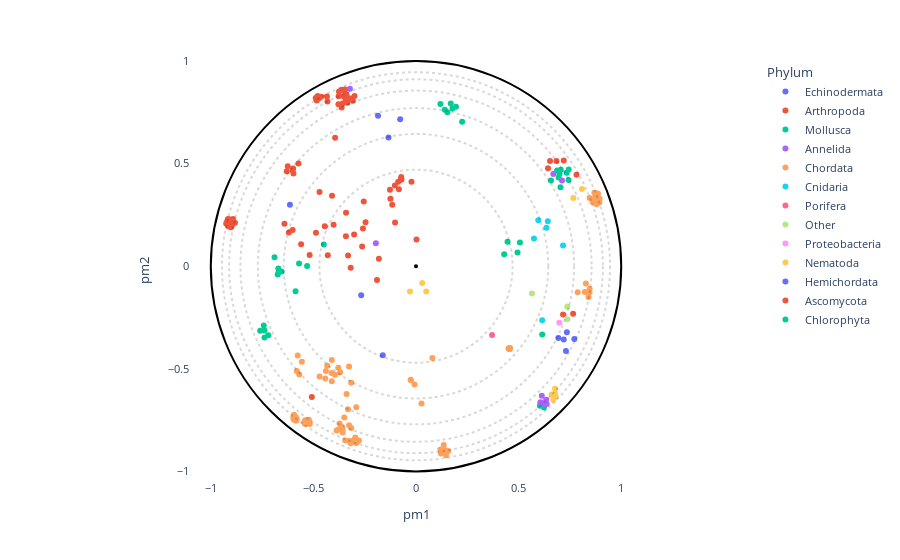

The notebook cell saved with this chart:
### Markdown cell above
### Create interactive plot

### Code cell
# OPTIONS =================================================
#Here you can set different parameters to color & annotate the resulting projection:
title = ""
#----------------------------------------------------------
# Select the coloring from annotation .csv file:
labels_name = "Phylum"
# Select classes to label among the "labels_name" or "second_labels_name" column (comma separated list):
second_labels_name = ""
labels_text = []
show_text = True
#----------------------------------------------------------
# Use a custom color palette:
color_palette = None #Default: None
use_custom_palette = False
# Select projection center:
id_for_rotation = None #Default: None
use_selected_center = False
#==========================================================


#Check projection visualization parameters
#Labels name
if labels_name == "":
    labels_name = None
elif labels_name not in annotation_names:
    raise NameError(f"labels_name {labels_name} is not in the availables annotations.\nAvailables annotations: {annotation_names}")
#Second labels name
if second_labels_name == "":
    second_labels_name = None
elif second_labels_name not in annotation_names:
    raise NameError(f'"second_labels_name" {second_labels_name} is not in the availables annotations.\nAvailables annotations: {annotation_names}')
#Color palet selection
if not use_custom_palette:
    color_palette = None
#Center of projection selection

tmp_id_for_rotation = -1
if use_selected_center and id_for_rotation is not None:
    if id_for_rotation != tmp_id_for_rotation:
        tmp_id_for_rotation = id_for_rotation

        poincare_coord = df_embedding[["pm1","pm2"]].sort_values(by=["proteins_id"])
        poincare_coord = poincare_coord.values[:,:2]
        model = PoincareMaps(poincare_coord)
        model.get_distances()

        model.iroot = id_for_rotation - 1  #Zero indexing
        model.rotate()

        df_embedding["pm1"] = model.coordinates_rotated[:,0]
        df_embedding["pm2"] = model.coordinates_rotated[:,1]
else:
    df_embedding["pm1"] = df_embedding["pm1_com"]
    df_embedding["pm2"] = df_embedding["pm2_com"]

#Plot graph
fig = plot_embedding_interactive(df_embedding, 
                                 labels_name = labels_name,
                                 second_labels_name = second_labels_name, 
                                 show_text = show_text,
                                 labels_text = labels_text,
                                 color_palette = color_palette, 
                                 title = title, 
                                 fontsize = 11)
fig.show()

### Figure 1 — Plotly figure (JSON) as saved in the notebook; plotly's stock layout.template omitted (floating-point values rounded to 4 significant figures; data arrays with more than 128 entries replaced by an {"elided": "..."} marker saying what was removed)
{"data": [{"customdata": {"elided": "10x19 mixed values"}, "hovertemplate": "<b>%{hovertext}</b><br><br>Phylum=%{customdata[13]}<br>pm1=%{x}<br>pm2=%{y}<br>proteins_id=%{customdata[0]}<br>tree1=%{customdata[1]}<br>tree2=%{customdata[2]}<br>tree3=%{customdata[3]}<br>tree4=%{customdata[4]}<br>full_name=%{customdata[5]}<br>short_name=%{customdata[6]}<br>full_species=%{customdata[7]}<br>short_species=%{customdata[8]}<br>evo_distance=%{customdata[9]}<br>Color_species=%{customdata[10]}<br>Domain=%{customdata[11]}<br>Kingdom=%{customdata[12]}<br>Subphylum=%{customdata[14]}<br>Class=%{customdata[15]}<br>Genus=%{customdata[16]}<br>pm1_com=%{customdata[17]}<br>pm2_com=%{customdata[18]}<extra></extra>", "hovertext": ["Echinodermata", "Echinodermata", "Echinodermata", "Echinodermata", "Echinodermata", "Echinodermata", "Echinodermata", "Echinodermata", "Echinodermata", "Echinodermata"], "legendgroup": "Echinodermata", "marker": {"color": "#636efa", "symbol": "circle"}, "mode": "markers", "name": "Echinodermata", "orientation": "v", "showlegend": true, "textposition": "top right", "type": "scatter", "x": [-0.2672, -0.162, -0.134, -0.07719, -0.185, 0.6939, 0.7352, 0.7714, 0.7201, 0.7307], "xaxis": "x", "y": [-0.141, -0.4333, 0.6274, 0.7162, 0.7332, -0.3493, -0.3222, -0.3551, -0.3573, -0.4126], "yaxis": "y"}, {"customdata": {"elided": "84x19 mixed values"}, "hovertemplate": "<b>%{hovertext}</b><br><br>Phylum=%{customdata[13]}<br>pm1=%{x}<br>pm2=%{y}<br>proteins_id=%{customdata[0]}<br>tree1=%{customdata[1]}<br>tree2=%{customdata[2]}<br>tree3=%{customdata[3]}<br>tree4=%{customdata[4]}<br>full_name=%{customdata[5]}<br>short_name=%{customdata[6]}<br>full_species=%{customdata[7]}<br>short_species=%{customdata[8]}<br>evo_distance=%{customdata[9]}<br>Color_species=%{customdata[10]}<br>Domain=%{customdata[11]}<br>Kingdom=%{customdata[12]}<br>Subphylum=%{customdata[14]}<br>Class=%{customdata[15]}<br>Genus=%{customdata[16]}<br>pm1_com=%{customdata[17]}<br>pm2_com=%{customdata[18]}<extra></extra>", "hovertext": ["Arthropoda", "Arthropoda", "Arthropoda", "Arthropoda", "Arthropoda", "Arthropoda", "Arthropoda", "Arthropoda", "Arthropoda", "Arthropoda", "Arthropoda", "Arthropoda", "Arthropoda", "Arthropoda", "Arthropoda", "Arthropoda", "Arthropoda", "Arthropoda", "Arthropoda", "Arthropoda", "Arthropoda", "Arthropoda", "Arthropoda", "Arthropoda", "Arthropoda", "Arthropoda", "Arthropoda", "Arthropoda", "Arthropoda", "Arthropoda", "Arthropoda", "Arthropoda", "Arthropoda", "Arthropoda", "Arthropoda", "Arthropoda", "Arthropoda", "Arthropoda", "Arthropoda", "Arthropoda", "Arthropoda", "Arthropoda", "Arthropoda", "Arthropoda", "Arthropoda", "Arthropoda", "Arthropoda", "Arthropoda", "Arthropoda", "Arthropoda", "Arthropoda", "Arthropoda", "Arthropoda", "Arthropoda", "Arthropoda", "Arthropoda", "Arthropoda", "Arthropoda", "Arthropoda", "Arthropoda", "Arthropoda", "Arthropoda", "Arthropoda", "Arthropoda", "Arthropoda", "Arthropoda", "Arthropoda", "Arthropoda", "Arthropoda", "Arthropoda", "Arthropoda", "Arthropoda", "Arthropoda", "Arthropoda", "Arthropoda", "Arthropoda", "Arthropoda", "Arthropoda", "Arthropoda", "Arthropoda", "Arthropoda", "Arthropoda", "Arthropoda", "Arthropoda"], "legendgroup": "Arthropoda", "marker": {"color": "#EF553B", "symbol": "circle"}, "mode": "markers", "name": "Arthropoda", "orientation": "v", "showlegend": true, "textposition": "top right", "type": "scatter", "x": [-0.2625, -0.4298, -0.6196, -0.5598, -0.641, -0.4016, -0.331, -0.2458, -0.3416, -0.4876, -0.1901, -0.1029, -0.07279, -0.08658, -0.1269, -0.07179, -0.07124, -0.08313, -0.07287, -0.1022, -0.1809, -0.1247, -0.3184, -0.2546, -0.4447, -0.6011, 0.6531, -0.8918, -0.9083, -0.903, -0.8822, -0.9068, -0.9023, -0.8967, -0.9149, -0.925, -0.9206, -0.9163, 0.6845, -0.4703, -0.4728, -0.4804, -0.4795, 0.6433, -0.3424, -0.334, -0.353, -0.3772, -0.3409, -0.3623, -0.3781, -0.3583, -0.4622, -0.07205, -0.2584, -0.4836, -0.3389, -0.3751, -0.3519, -0.3458, -0.36, -0.3288, -0.4339, -0.4315, -0.5076, -0.02199, -0.3077, -0.318, -0.6299, -0.6249, -0.5972, -0.6016, -0.599, -0.409, -0.3015, -0.5725, 0.002451, 0.7199, -0.1158, -0.5183, -0.4887, 0.7822, -0.2998, -0.3941], "xaxis": "x", "y": [0.0962, 0.05371, 0.1638, 0.1067, 0.207, 0.2023, 0.0522, 0.2147, 0.1455, 0.1635, -0.06759, 0.3936, 0.4245, 0.411, 0.3725, 0.4229, 0.4228, 0.375, 0.4234, 0.2126, 0.03595, 0.3283, -0.0074, 0.3155, 0.1946, 0.1771, 0.5124, 0.23, 0.21, 0.2167, 0.2113, 0.2272, 0.1897, 0.2002, 0.1948, 0.2078, 0.2181, 0.2303, 0.513, 0.3613, 0.8186, 0.8215, 0.8289, 0.4769, 0.8101, 0.7964, 0.828, 0.8283, 0.2603, 0.7737, 0.7888, 0.793, 0.8257, 0.4353, 0.1834, 0.8076, 0.837, 0.8517, 0.856, 0.8616, 0.8595, 0.8182, 0.8265, 0.8025, -0.637, 0.4112, 0.8062, 0.8179, 0.4623, 0.4876, 0.4512, 0.4663, 0.476, 0.3437, 0.1551, 0.5001, 0.1302, 0.5147, 0.2993, 0.05439, 0.82, 0.4458, 0.8294, 0.6266], "yaxis": "y"}, {"customdata": {"elided": "36x19 mixed values"}, "hovertemplate": "<b>%{hovertext}</b><br><br>Phylum=%{customdata[13]}<br>pm1=%{x}<br>pm2=%{y}<br>proteins_id=%{customdata[0]}<br>tree1=%{customdata[1]}<br>tree2=%{customdata[2]}<br>tree3=%{customdata[3]}<br>tree4=%{customdata[4]}<br>full_name=%{customdata[5]}<br>short_name=%{customdata[6]}<br>full_species=%{customdata[7]}<br>short_species=%{customdata[8]}<br>evo_distance=%{customdata[9]}<br>Color_species=%{customdata[10]}<br>Domain=%{customdata[11]}<br>Kingdom=%{customdata[12]}<br>Subphylum=%{customdata[14]}<br>Class=%{customdata[15]}<br>Genus=%{customdata[16]}<br>pm1_com=%{customdata[17]}<br>pm2_com=%{customdata[18]}<extra></extra>", "hovertext": ["Mollusca", "Mollusca", "Mollusca", "Mollusca", "Mollusca", "Mollusca", "Mollusca", "Mollusca", "Mollusca", "Mollusca", "Mollusca", "Mollusca", "Mollusca", "Mollusca", "Mollusca", "Mollusca", "Mollusca", "Mollusca", "Mollusca", "Mollusca", "Mollusca", "Mollusca", "Mollusca", "Mollusca", "Mollusca", "Mollusca", "Mollusca", "Mollusca", "Mollusca", "Mollusca", "Mollusca", "Mollusca", "Mollusca", "Mollusca", "Mollusca", "Mollusca"], "legendgroup": "Mollusca", "marker": {"color": "#00cc96", "symbol": "circle"}, "mode": "markers", "name": "Mollusca", "orientation": "v", "showlegend": true, "textposition": "top right", "type": "scatter", "x": [-0.57, -0.5307, 0.7342, 0.7054, 0.658, 0.7433, 0.695, 0.1693, 0.2247, 0.1189, 0.1949, 0.1778, -0.4493, 0.6994, 0.7039, -0.674, -0.6709, -0.6554, -0.6693, 0.4461, 0.4296, 0.5064, -0.5869, -0.6895, 0.6037, 0.6875, 0.6237, 0.7441, 0.4947, 0.1405, 0.1528, -0.7383, -0.7418, -0.7193, -0.7594, -0.7383], "xaxis": "x", "y": [0.01326, 0.000902, 0.455, 0.4698, 0.4174, 0.4196, 0.4326, 0.7926, 0.704, 0.7904, 0.7766, 0.769, 0.1062, 0.4494, 0.3849, -0.04028, -0.01154, -0.02581, -0.02784, 0.1193, 0.05888, 0.116, -0.1225, 0.04402, -0.6794, 0.4658, -0.688, 0.4719, 0.06624, 0.7629, 0.7502, -0.3138, -0.2892, -0.3364, -0.3139, -0.3472], "yaxis": "y"}, {"customdata": {"elided": "9x19 mixed values"}, "hovertemplate": "<b>%{hovertext}</b><br><br>Phylum=%{customdata[13]}<br>pm1=%{x}<br>pm2=%{y}<br>proteins_id=%{customdata[0]}<br>tree1=%{customdata[1]}<br>tree2=%{customdata[2]}<br>tree3=%{customdata[3]}<br>tree4=%{customdata[4]}<br>full_name=%{customdata[5]}<br>short_name=%{customdata[6]}<br>full_species=%{customdata[7]}<br>short_species=%{customdata[8]}<br>evo_distance=%{customdata[9]}<br>Color_species=%{customdata[10]}<br>Domain=%{customdata[11]}<br>Kingdom=%{customdata[12]}<br>Subphylum=%{customdata[14]}<br>Class=%{customdata[15]}<br>Genus=%{customdata[16]}<br>pm1_com=%{customdata[17]}<br>pm2_com=%{customdata[18]}<extra></extra>", "hovertext": ["Annelida", "Annelida", "Annelida", "Annelida", "Annelida", "Annelida", "Annelida", "Annelida", "Annelida"], "legendgroup": "Annelida", "marker": {"color": "#ab63fa", "symbol": "circle"}, "mode": "markers", "name": "Annelida", "orientation": "v", "showlegend": true, "textposition": "top right", "type": "scatter", "x": [0.6341, 0.637, 0.613, 0.6064, -0.1957, 0.7116, -0.3221, 0.6692, 0.619], "xaxis": "x", "y": [-0.6501, -0.6714, -0.6309, -0.6623, 0.1122, 0.4183, 0.8647, 0.4489, -0.6708], "yaxis": "y"}, {"customdata": {"elided": "88x19 mixed values"}, "hovertemplate": "<b>%{hovertext}</b><br><br>Phylum=%{customdata[13]}<br>pm1=%{x}<br>pm2=%{y}<br>proteins_id=%{customdata[0]}<br>tree1=%{customdata[1]}<br>tree2=%{customdata[2]}<br>tree3=%{customdata[3]}<br>tree4=%{customdata[4]}<br>full_name=%{customdata[5]}<br>short_name=%{customdata[6]}<br>full_species=%{customdata[7]}<br>short_species=%{customdata[8]}<br>evo_distance=%{customdata[9]}<br>Color_species=%{customdata[10]}<br>Domain=%{customdata[11]}<br>Kingdom=%{customdata[12]}<br>Subphylum=%{customdata[14]}<br>Class=%{customdata[15]}<br>Genus=%{customdata[16]}<br>pm1_com=%{customdata[17]}<br>pm2_com=%{customdata[18]}<extra></extra>", "hovertext": ["Chordata", "Chordata", "Chordata", "Chordata", "Chordata", "Chordata", "Chordata", "Chordata", "Chordata", "Chordata", "Chordata", "Chordata", "Chordata", "Chordata", "Chordata", "Chordata", "Chordata", "Chordata", "Chordata", "Chordata", "Chordata", "Chordata", "Chordata", "Chordata", "Chordata", "Chordata", "Chordata", "Chordata", "Chordata", "Chordata", "Chordata", "Chordata", "Chordata", "Chordata", "Chordata", "Chordata", "Chordata", "Chordata", "Chordata", "Chordata", "Chordata", "Chordata", "Chordata", "Chordata", "Chordata", "Chordata", "Chordata", "Chordata", "Chordata", "Chordata", "Chordata", "Chordata", "Chordata", "Chordata", "Chordata", "Chordata", "Chordata", "Chordata", "Chordata", "Chordata", "Chordata", "Chordata", "Chordata", "Chordata", "Chordata", "Chordata", "Chordata", "Chordata", "Chordata", "Chordata", "Chordata", "Chordata", "Chordata", "Chordata", "Chordata", "Chordata", "Chordata", "Chordata", "Chordata", "Chordata", "Chordata", "Chordata", "Chordata", "Chordata", "Chordata", "Chordata", "Chordata", "Chordata"], "legendgroup": "Chordata", "marker": {"color": "#FFA15A", "symbol": "circle"}, "mode": "markers", "name": "Chordata", "orientation": "v", "showlegend": true, "textposition": "top right", "type": "scatter", "x": [0.7878, 0.02683, 0.07978, -0.2957, -0.3574, -0.3726, -0.3788, -0.2783, -0.3181, -0.3952, -0.3054, -0.3699, -0.3263, -0.3618, -0.3867, -0.4328, -0.4102, -0.3573, -0.4699, -0.3079, -0.3157, -0.3267, -0.3492, -0.4115, -0.3263, -0.4387, -0.4422, -0.3158, -0.2908, -0.3445, -0.3312, -0.3385, -0.5814, 0.8735, 0.8869, 0.8934, 0.8815, 0.8825, 0.8793, 0.8693, 0.8819, 0.8736, 0.8949, 0.8901, 0.8459, 0.8746, -0.00702, 0.8803, 0.8609, 0.1347, 0.1217, 0.1427, 0.1571, 0.1184, 0.1353, -0.569, -0.5808, -0.5561, -0.5766, -0.5402, -0.5223, -0.5176, -0.5836, -0.5982, -0.5942, -0.5853, -0.5954, -0.3758, -0.02611, -0.02466, -0.5447, 0.456, 0.4548, 0.8229, 0.4505, 0.8278, 0.8462, 0.4564, 0.8455, 0.4565, 0.4545, 0.4559, 0.4582, -0.5403, -0.4103, -0.2906, 0.8405, 0.1463], "xaxis": "x", "y": [-0.1274, -0.6693, -0.4476, -0.8345, -0.8103, -0.7662, -0.4952, -0.8496, -0.8623, -0.5294, -0.8478, -0.5166, -0.4891, -0.7825, -0.8004, -0.4847, -0.5609, -0.7968, -0.5375, -0.8582, -0.7881, -0.851, -0.7376, -0.5202, -0.7754, -0.5107, -0.5467, -0.5675, -0.6872, -0.8488, -0.6973, -0.6224, -0.7428, 0.3399, 0.3528, 0.3106, 0.347, 0.3175, 0.3551, 0.3586, 0.3279, 0.3281, 0.3286, 0.3175, 0.3329, 0.3148, -0.5766, 0.3023, 0.3133, -0.9075, -0.9129, -0.8967, -0.9009, -0.8932, -0.8715, -0.5274, -0.5108, -0.466, -0.4348, -0.7504, -0.7486, -0.7687, -0.7526, -0.739, -0.7241, -0.735, -0.748, -0.7942, -0.5536, -0.5552, -0.7605, -0.403, -0.4025, -0.1256, -0.4012, -0.08457, -0.1104, -0.3987, -0.1265, -0.4028, -0.4028, -0.4027, -0.3988, -0.7693, -0.4565, -0.8618, -0.1498, -0.9212], "yaxis": "y"}, {"customdata": [[18, -1, -1, 8, 4, "Predicted protein", "Predicted", "Nematostella vectensis", "Nematostella", 2.434, "Cnidaria", "Eukaryota", "Metazoa", "Cnidaria", "Other", "Other", "Other", 0.7166, 0.1004], [82, -1, 15, 7, 4, "Predicted protein", "Predicted", "Nematostella vectensis", "Nematostella", 3.063, "Cnidaria", "Eukaryota", "Metazoa", "Cnidaria", "Other", "Other", "Other", 0.6422, 0.219], [83, 20, 15, 7, 4, "Predicted protein", "Predicted", "Nematostella vectensis", "Nematostella", 2.696, "Cnidaria", "Eukaryota", "Metazoa", "Cnidaria", "Other", "Other", "Other", 0.6353, 0.1872], [84, -1, 15, 7, 4, "Predicted protein", "Predicted", "Nematostella vectensis", "Nematostella", 2.747, "Cnidaria", "Eukaryota", "Metazoa", "Cnidaria", "Other", "Other", "Other", 0.596, 0.2235], [85, 20, 15, 7, 4, "Predicted protein", "Predicted", "Nematostella vectensis", "Nematostella", 2.467, "Cnidaria", "Eukaryota", "Metazoa", "Cnidaria", "Other", "Other", "Other", 0.5748, 0.1346], [208, -1, -1, -1, 3, "Predicted protein", "Predicted", "Nematostella vectensis", "Nematostella", 3.137, "Cnidaria", "Eukaryota", "Metazoa", "Cnidaria", "Other", "Other", "Other", 0.6151, -0.2631]], "hovertemplate": "<b>%{hovertext}</b><br><br>Phylum=%{customdata[13]}<br>pm1=%{x}<br>pm2=%{y}<br>proteins_id=%{customdata[0]}<br>tree1=%{customdata[1]}<br>tree2=%{customdata[2]}<br>tree3=%{customdata[3]}<br>tree4=%{customdata[4]}<br>full_name=%{customdata[5]}<br>short_name=%{customdata[6]}<br>full_species=%{customdata[7]}<br>short_species=%{customdata[8]}<br>evo_distance=%{customdata[9]}<br>Color_species=%{customdata[10]}<br>Domain=%{customdata[11]}<br>Kingdom=%{customdata[12]}<br>Subphylum=%{customdata[14]}<br>Class=%{customdata[15]}<br>Genus=%{customdata[16]}<br>pm1_com=%{customdata[17]}<br>pm2_com=%{customdata[18]}<extra></extra>", "hovertext": ["Cnidaria", "Cnidaria", "Cnidaria", "Cnidaria", "Cnidaria", "Cnidaria"], "legendgroup": "Cnidaria", "marker": {"color": "#19d3f3", "symbol": "circle"}, "mode": "markers", "name": "Cnidaria", "orientation": "v", "showlegend": true, "textposition": "top right", "type": "scatter", "x": [0.7166, 0.6422, 0.6353, 0.596, 0.5748, 0.6151], "xaxis": "x", "y": [0.1004, 0.219, 0.1872, 0.2235, 0.1346, -0.2631], "yaxis": "y"}, {"customdata": [[37, -1, -1, 9, 3, "Uncharacterized protein", "Uncharacterized", "Amphimedon queenslandica", "Amphimedon", 2.522, "Porifera", "Eukaryota", "Metazoa", "Porifera", "Other", "Other", "Other", 0.3706, -0.3354]], "hovertemplate": "<b>%{hovertext}</b><br><br>Phylum=%{customdata[13]}<br>pm1=%{x}<br>pm2=%{y}<br>proteins_id=%{customdata[0]}<br>tree1=%{customdata[1]}<br>tree2=%{customdata[2]}<br>tree3=%{customdata[3]}<br>tree4=%{customdata[4]}<br>full_name=%{customdata[5]}<br>short_name=%{customdata[6]}<br>full_species=%{customdata[7]}<br>short_species=%{customdata[8]}<br>evo_distance=%{customdata[9]}<br>Color_species=%{customdata[10]}<br>Domain=%{customdata[11]}<br>Kingdom=%{customdata[12]}<br>Subphylum=%{customdata[14]}<br>Class=%{customdata[15]}<br>Genus=%{customdata[16]}<br>pm1_com=%{customdata[17]}<br>pm2_com=%{customdata[18]}<extra></extra>", "hovertext": ["Porifera"], "legendgroup": "Porifera", "marker": {"color": "#FF6692", "symbol": "circle"}, "mode": "markers", "name": "Porifera", "orientation": "v", "showlegend": true, "textposition": "top right", "type": "scatter", "x": [0.3706], "xaxis": "x", "y": [-0.3354], "yaxis": "y"}, {"customdata": [[78, -1, -1, 20, 7, "Putative uncharacterized protein", "Putative", "Trichoplax adhaerens", "Trichoplax", 2.316, "Placozoa", "Eukaryota", "Metazoa", "Other", "Other", "Other", "Other", 0.565, -0.1333], [79, -1, -1, 6, 3, "Globin", "Globin", "Gemmatirosa kalamazoonesis", "Gemmatirosa", 2.905, "Bacteria", "Bacteria", "Bacteria", "Other", "Other", "Other", "Other", 0.7379, -0.2582], [80, -1, 9, 6, 3, "Globin", "Globin", "Gemmatirosa kalamazoonesis", "Gemmatirosa", 3.007, "Bacteria", "Bacteria", "Bacteria", "Other", "Other", "Other", "Other", 0.7371, -0.1964]], "hovertemplate": "<b>%{hovertext}</b><br><br>Phylum=%{customdata[13]}<br>pm1=%{x}<br>pm2=%{y}<br>proteins_id=%{customdata[0]}<br>tree1=%{customdata[1]}<br>tree2=%{customdata[2]}<br>tree3=%{customdata[3]}<br>tree4=%{customdata[4]}<br>full_name=%{customdata[5]}<br>short_name=%{customdata[6]}<br>full_species=%{customdata[7]}<br>short_species=%{customdata[8]}<br>evo_distance=%{customdata[9]}<br>Color_species=%{customdata[10]}<br>Domain=%{customdata[11]}<br>Kingdom=%{customdata[12]}<br>Subphylum=%{customdata[14]}<br>Class=%{customdata[15]}<br>Genus=%{customdata[16]}<br>pm1_com=%{customdata[17]}<br>pm2_com=%{customdata[18]}<extra></extra>", "hovertext": ["Other", "Other", "Other"], "legendgroup": "Other", "marker": {"color": "#B6E880", "symbol": "circle"}, "mode": "markers", "name": "Other", "orientation": "v", "showlegend": true, "textposition": "top right", "type": "scatter", "x": [0.565, 0.7379, 0.7371], "xaxis": "x", "y": [-0.1333, -0.2582, -0.1964], "yaxis": "y"}, {"customdata": [[81, -1, 9, 6, 3, "Hemin receptor", "Hemin", "Halothiobacillus sp.", "Halothiobacillus", 2.535, "Bacteria", "Bacteria", "Bacteria", "Proteobacteria", "Other", "Gammaproteobacteria", "Other", 0.6983, -0.2753]], "hovertemplate": "<b>%{hovertext}</b><br><br>Phylum=%{customdata[13]}<br>pm1=%{x}<br>pm2=%{y}<br>proteins_id=%{customdata[0]}<br>tree1=%{customdata[1]}<br>tree2=%{customdata[2]}<br>tree3=%{customdata[3]}<br>tree4=%{customdata[4]}<br>full_name=%{customdata[5]}<br>short_name=%{customdata[6]}<br>full_species=%{customdata[7]}<br>short_species=%{customdata[8]}<br>evo_distance=%{customdata[9]}<br>Color_species=%{customdata[10]}<br>Domain=%{customdata[11]}<br>Kingdom=%{customdata[12]}<br>Subphylum=%{customdata[14]}<br>Class=%{customdata[15]}<br>Genus=%{customdata[16]}<br>pm1_com=%{customdata[17]}<br>pm2_com=%{customdata[18]}<extra></extra>", "hovertext": ["Proteobacteria"], "legendgroup": "Proteobacteria", "marker": {"color": "#FF97FF", "symbol": "circle"}, "mode": "markers", "name": "Proteobacteria", "orientation": "v", "showlegend": true, "textposition": "top right", "type": "scatter", "x": [0.6983], "xaxis": "x", "y": [-0.2753], "yaxis": "y"}, {"customdata": {"elided": "10x19 mixed values"}, "hovertemplate": "<b>%{hovertext}</b><br><br>Phylum=%{customdata[13]}<br>pm1=%{x}<br>pm2=%{y}<br>proteins_id=%{customdata[0]}<br>tree1=%{customdata[1]}<br>tree2=%{customdata[2]}<br>tree3=%{customdata[3]}<br>tree4=%{customdata[4]}<br>full_name=%{customdata[5]}<br>short_name=%{customdata[6]}<br>full_species=%{customdata[7]}<br>short_species=%{customdata[8]}<br>evo_distance=%{customdata[9]}<br>Color_species=%{customdata[10]}<br>Domain=%{customdata[11]}<br>Kingdom=%{customdata[12]}<br>Subphylum=%{customdata[14]}<br>Class=%{customdata[15]}<br>Genus=%{customdata[16]}<br>pm1_com=%{customdata[17]}<br>pm2_com=%{customdata[18]}<extra></extra>", "hovertext": ["Nematoda", "Nematoda", "Nematoda", "Nematoda", "Nematoda", "Nematoda", "Nematoda", "Nematoda", "Nematoda", "Nematoda"], "legendgroup": "Nematoda", "marker": {"color": "#FECB52", "symbol": "circle"}, "mode": "markers", "name": "Nematoda", "orientation": "v", "showlegend": true, "textposition": "top right", "type": "scatter", "x": [-0.02941, 0.04972, 0.03019, 0.6606, 0.6774, 0.6805, 0.6682, 0.677, 0.7666, 0.8085], "xaxis": "x", "y": [-0.1228, -0.1231, -0.08223, -0.6247, -0.5977, -0.6345, -0.6507, -0.6205, 0.333, 0.3768], "yaxis": "y"}, {"customdata": [[203, -1, -1, 14, 6, "Neuroglobin like protein", "Neuroglobin", "Saccoglossus kowalevskii", "Saccoglossus", 2.36, "Hemichordata", "Eukaryota", "Metazoa", "Hemichordata", "Other", "Other", "Other", -0.6143, 0.2996]], "hovertemplate": "<b>%{hovertext}</b><br><br>Phylum=%{customdata[13]}<br>pm1=%{x}<br>pm2=%{y}<br>proteins_id=%{customdata[0]}<br>tree1=%{customdata[1]}<br>tree2=%{customdata[2]}<br>tree3=%{customdata[3]}<br>tree4=%{customdata[4]}<br>full_name=%{customdata[5]}<br>short_name=%{customdata[6]}<br>full_species=%{customdata[7]}<br>short_species=%{customdata[8]}<br>evo_distance=%{customdata[9]}<br>Color_species=%{customdata[10]}<br>Domain=%{customdata[11]}<br>Kingdom=%{customdata[12]}<br>Subphylum=%{customdata[14]}<br>Class=%{customdata[15]}<br>Genus=%{customdata[16]}<br>pm1_com=%{customdata[17]}<br>pm2_com=%{customdata[18]}<extra></extra>", "hovertext": ["Hemichordata"], "legendgroup": "Hemichordata", "marker": {"color": "#636efa", "symbol": "circle"}, "mode": "markers", "name": "Hemichordata", "orientation": "v", "showlegend": true, "textposition": "top right", "type": "scatter", "x": [-0.6143], "xaxis": "x", "y": [0.2996], "yaxis": "y"}, {"customdata": [[210, 15, 8, 6, 3, "ARAD1D45562p", "ARAD1D45562p", "Blastobotrys adeninivorans", "Blastobotrys", 3.652, "Fungi", "Eukaryota", "Fungi", "Ascomycota", "Other", "Other", "Other", 0.7656, -0.2321], [234, 15, 8, 6, 3, "CYFA0S05e02454g1_1", "CYFA0S05e02454g1_1", "Cyberlindnera fabianii", "Cyberlindnera", 4.119, "Fungi", "Eukaryota", "Fungi", "Ascomycota", "Other", "Other", "Other", 0.7165, -0.2353]], "hovertemplate": "<b>%{hovertext}</b><br><br>Phylum=%{customdata[13]}<br>pm1=%{x}<br>pm2=%{y}<br>proteins_id=%{customdata[0]}<br>tree1=%{customdata[1]}<br>tree2=%{customdata[2]}<br>tree3=%{customdata[3]}<br>tree4=%{customdata[4]}<br>full_name=%{customdata[5]}<br>short_name=%{customdata[6]}<br>full_species=%{customdata[7]}<br>short_species=%{customdata[8]}<br>evo_distance=%{customdata[9]}<br>Color_species=%{customdata[10]}<br>Domain=%{customdata[11]}<br>Kingdom=%{customdata[12]}<br>Subphylum=%{customdata[14]}<br>Class=%{customdata[15]}<br>Genus=%{customdata[16]}<br>pm1_com=%{customdata[17]}<br>pm2_com=%{customdata[18]}<extra></extra>", "hovertext": ["Ascomycota", "Ascomycota"], "legendgroup": "Ascomycota", "marker": {"color": "#EF553B", "symbol": "circle"}, "mode": "markers", "name": "Ascomycota", "orientation": "v", "showlegend": true, "textposition": "top right", "type": "scatter", "x": [0.7656, 0.7165], "xaxis": "x", "y": [-0.2321, -0.2353], "yaxis": "y"}, {"customdata": [[227, -1, -1, 9, 3, "Uncharacterized protein", "Uncharacterized", "Micromonas commoda", "Micromonas", 2.71, "Viridiplantae", "Eukaryota", "Plantae", "Chlorophyta", "Other", "Other", "Other", 0.615, -0.3331]], "hovertemplate": "<b>%{hovertext}</b><br><br>Phylum=%{customdata[13]}<br>pm1=%{x}<br>pm2=%{y}<br>proteins_id=%{customdata[0]}<br>tree1=%{customdata[1]}<br>tree2=%{customdata[2]}<br>tree3=%{customdata[3]}<br>tree4=%{customdata[4]}<br>full_name=%{customdata[5]}<br>short_name=%{customdata[6]}<br>full_species=%{customdata[7]}<br>short_species=%{customdata[8]}<br>evo_distance=%{customdata[9]}<br>Color_species=%{customdata[10]}<br>Domain=%{customdata[11]}<br>Kingdom=%{customdata[12]}<br>Subphylum=%{customdata[14]}<br>Class=%{customdata[15]}<br>Genus=%{customdata[16]}<br>pm1_com=%{customdata[17]}<br>pm2_com=%{customdata[18]}<extra></extra>", "hovertext": ["Chlorophyta"], "legendgroup": "Chlorophyta", "marker": {"color": "#00cc96", "symbol": "circle"}, "mode": "markers", "name": "Chlorophyta", "orientation": "v", "showlegend": true, "textposition": "top right", "type": "scatter", "x": [0.615], "xaxis": "x", "y": [-0.3331], "yaxis": "y"}], "layout": {"autosize": true, "font": {"size": 11}, "legend": {"title": {"text": "Phylum"}, "tracegroupgap": 0}, "margin": {"t": 60}, "plot_bgcolor": "rgba(0, 0, 0, 0)", "shapes": [{"line": {"color": "black", "dash": "dot"}, "opacity": 0.15, "type": "circle", "x0": -0.4706, "x1": 0.4706, "y0": -0.4706, "y1": 0.4706}, {"line": {"color": "black", "dash": "dot"}, "opacity": 0.15, "type": "circle", "x0": -0.6447, "x1": 0.6447, "y0": -0.6447, "y1": 0.6447}, {"line": {"color": "black", "dash": "dot"}, "opacity": 0.15, "type": "circle", "x0": -0.7705, "x1": 0.7705, "y0": -0.7705, "y1": 0.7705}, {"line": {"color": "black", "dash": "dot"}, "opacity": 0.15, "type": "circle", "x0": -0.8557, "x1": 0.8557, "y0": -0.8557, "y1": 0.8557}, {"line": {"color": "black", "dash": "dot"}, "opacity": 0.15, "type": "circle", "x0": -0.9108, "x1": 0.9108, "y0": -0.9108, "y1": 0.9108}, {"line": {"color": "black", "dash": "dot"}, "opacity": 0.15, "type": "circle", "x0": -0.9455, "x1": 0.9455, "y0": -0.9455, "y1": 0.9455}, {"line": {"color": "Black"}, "type": "circle", "x0": -1, "x1": 1, "xref": "x", "y0": -1, "y1": 1, "yref": "y"}, {"fillcolor": "Black", "line": {"color": "Black"}, "type": "circle", "x0": -0.005, "x1": 0.005, "xref": "x", "y0": -0.005, "y1": 0.005, "yref": "y"}], "title": {"text": "", "x": 0.5}, "xaxis": {"anchor": "y", "constrain": "domain", "domain": [0.1591, 0.8409], "range": [-1.1, 1.1], "title": {"text": "pm1"}, "type": "linear"}, "yaxis": {"anchor": "x", "autorange": true, "domain": [0, 1], "range": [-1.035, 1.003], "scaleanchor": "x", "scaleratio": 1, "title": {"text": "pm2"}, "type": "linear"}, "yaxis2": {"layer": "below traces", "matches": "y", "overlaying": "y"}}}
